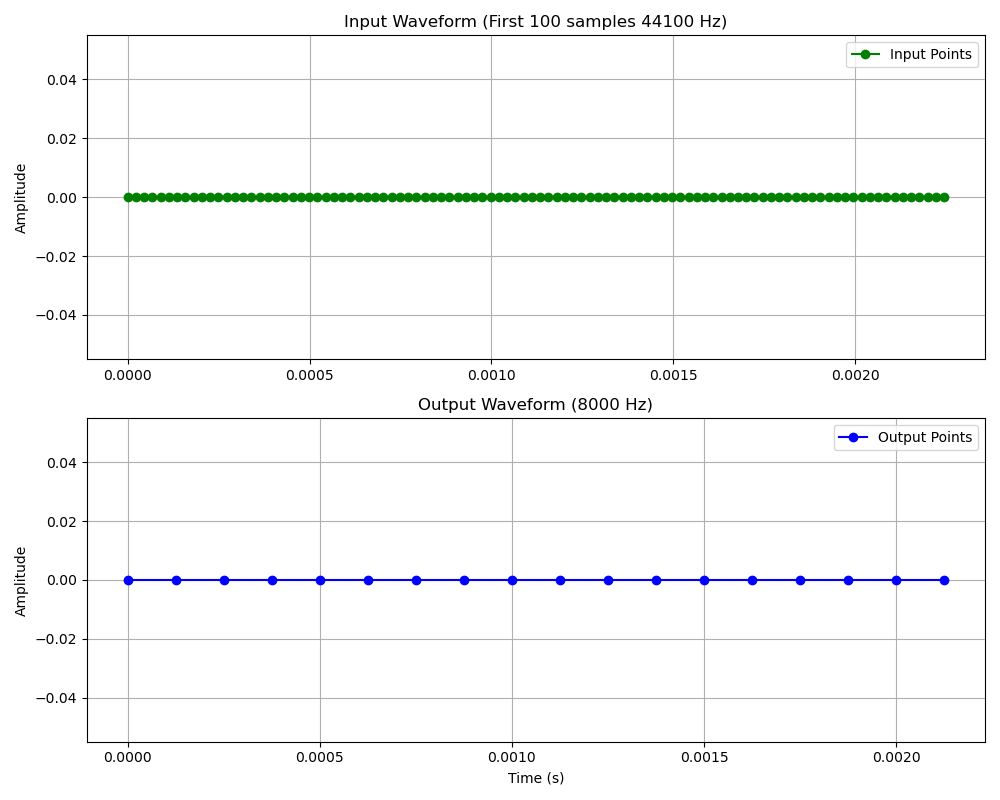

Reproduce this figure in Python.
import numpy as np
import matplotlib.pyplot as plt
from scipy.io import wavfile

def plot_waveforms():
    # 1. read input.wav and output.wav
    try:
        rate_in, data_in = wavfile.read('blue_giant_fragment_44.4kHz_16bits_stereo.wav')
        rate_out, data_out = wavfile.read('output.wav')
    except FileNotFoundError:
        print("can't find input.wav or output.wav. ")
        return

    N_view = 100 # plot first 100 samples
    
    
    # 2. handle Input Data, only left channel if stereo
    if len(data_in.shape) > 1: 
        y_in = data_in[:N_view, 0]
    else:
        y_in = data_in[:N_view]
        
    # build Input time axis
    time_in = np.arange(len(y_in)) / rate_in


    # Output Data
    # output points = input points * rate_out / rate_in
    N_out_view = int(N_view * rate_out / rate_in)
    
    if len(data_out.shape) > 1:
        y_out = data_out[:N_out_view, 0]
    else:
        y_out = data_out[:N_out_view]

    # output time axis
    time_out = np.arange(len(y_out)) / rate_out
    

    # 3. plot
    plt.figure(figsize=(10, 8))

    # Input 
    plt.subplot(2, 1, 1)
    plt.plot(time_in, y_in, 'go-', label='Input Points') # green + line + circle
    plt.title(f'Input Waveform (First {N_view} samples {rate_in} Hz)')
    plt.ylabel('Amplitude')
    plt.grid(True)
    plt.legend()

    # Output 
    plt.subplot(2, 1, 2)
    plt.plot(time_out, y_out, 'bo-', label='Output Points') # blue + line + circle
    plt.title(f'Output Waveform ({rate_out} Hz)')
    plt.xlabel('Time (s)')
    plt.ylabel('Amplitude')
    plt.grid(True)
    plt.legend()

    plt.tight_layout()
    plt.savefig('waveform.png')  # save figure
    plt.show()
    print("waveform.png saved.")

if __name__ == "__main__":
    plot_waveforms()
